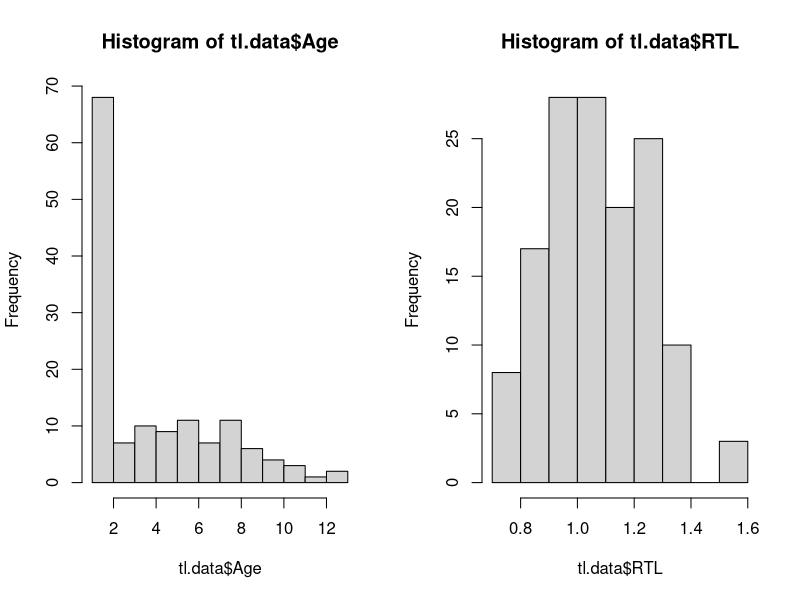
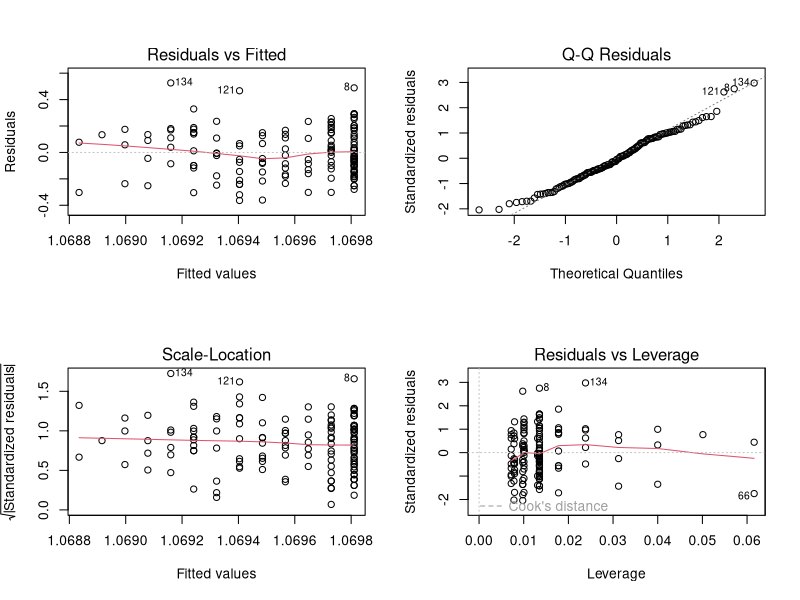
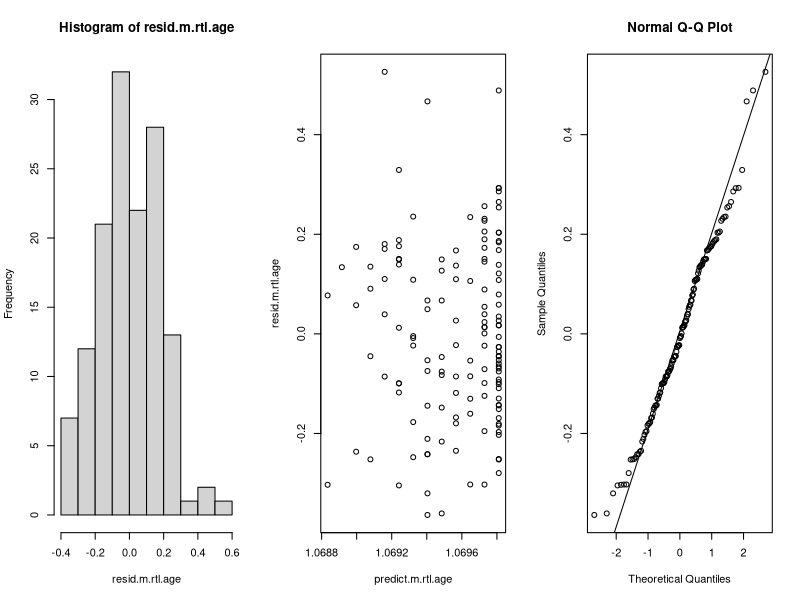
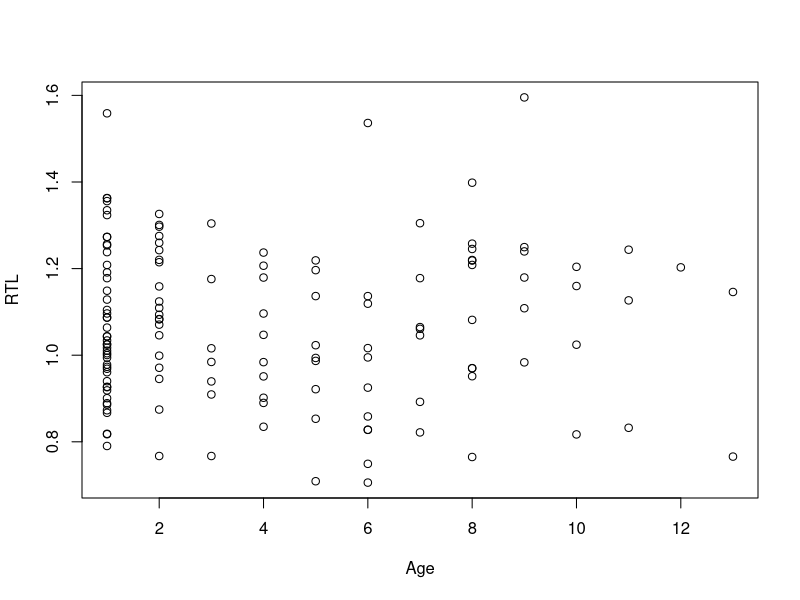
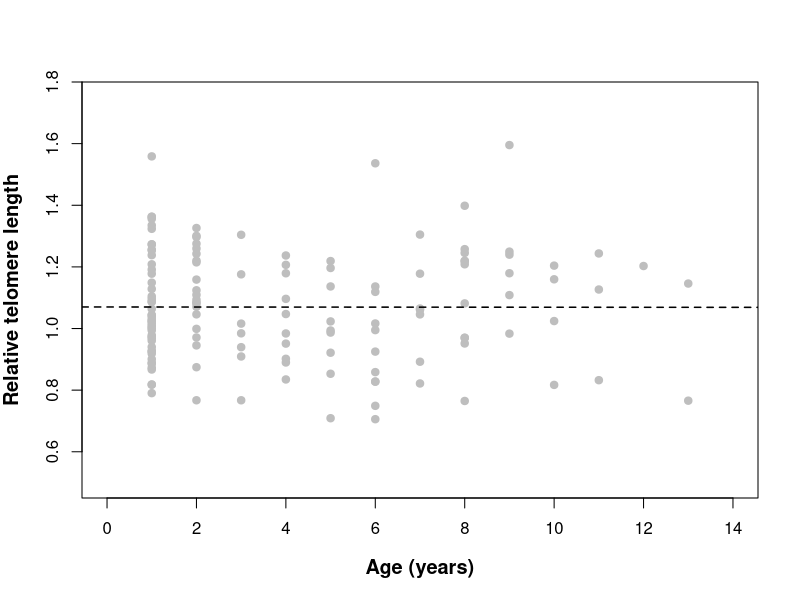
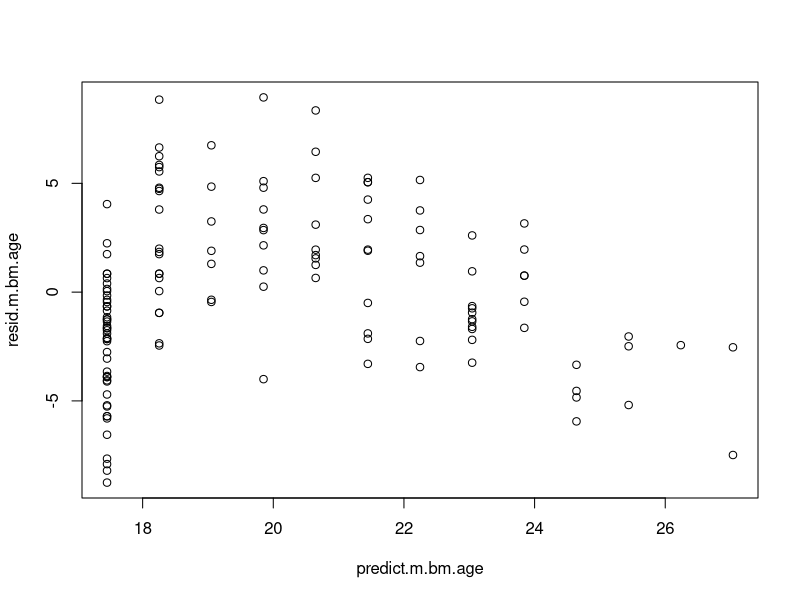
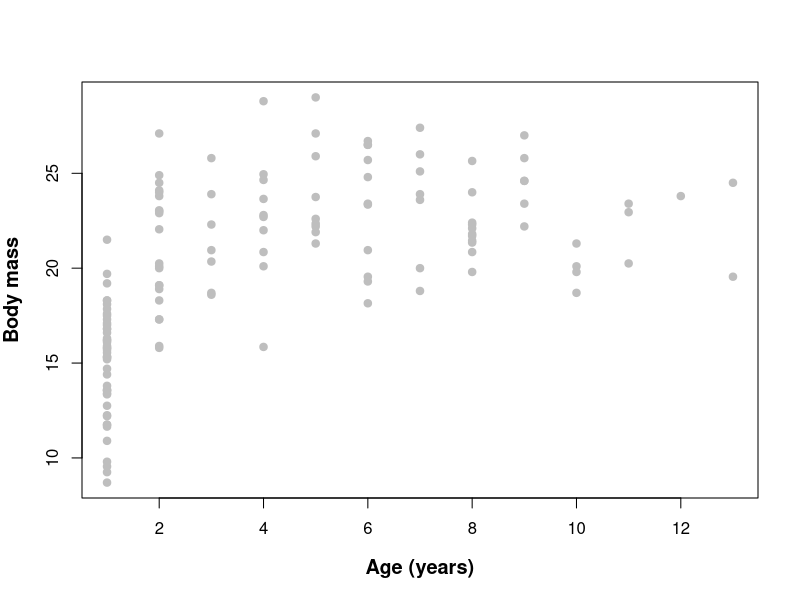
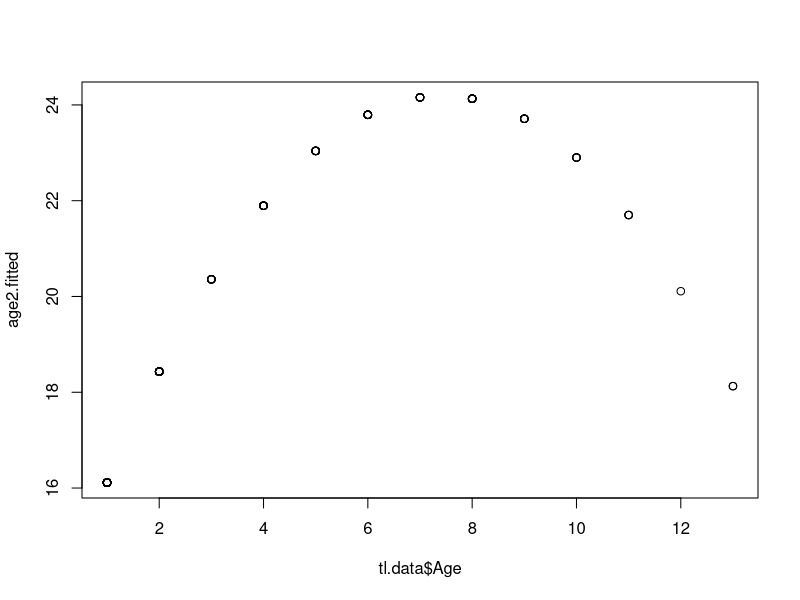

These figures' R source, in order:
## ---- chunk 1
getwd()
setwd("/Users/carlaleone/Desktop/Exeter/Practical 3")
tl.data <- read.table("rsbl20170434_si_002.csv", header=TRUE, sep = ",", 
                      stringsAsFactors = FALSE)

head(tl.data)
## ---- chunk 2
table(tl.data$Population)
# males and females per pop
table(tl.data$Sex, tl.data$Population)

#3.1 m and f per age class
table(tl.data$Sex, tl.data$Age, tl.data$Population)


## ---- chunk 3
aggregate(tl.data$BodyMass, by=list(tl.data$Population), mean)
# can use the output for more calcs
mean.bm.age <- aggregate(tl.data$BodyMass, by=list(tl.data$Age), mean)
mean.bm.age
# fix column names
colnames(mean.bm.age) <- c("Age", "MeanBodyMass")
head(mean.bm.age)

# other functions with aggregate()
sd.bm.age <- aggregate(tl.data$BodyMass, by=list(tl.data$Age), sd)
colnames(sd.bm.age) <- c("Age", "SdBodyMass")
head(sd.bm.age)
## ---- chunk 4
mean.bm.age$SdBodyMass <- sd.bm.age$SdBodyMass
head(mean.bm.age)
## ---- chunk 5
summary(tl.data)
#no missing data 
## ---- chunk 6
tl.data$BodyMass2 <- tl.data$BodyMass
tl.data$BodyMass2[sample(nrow(tl.data), 5)] <- NA
summary(tl.data$BodyMass2)

## ---- chunk 7
?sample()
age<- c(1:13)
tl.data$SampleAge<- sample(age, nrow(tl.data), replace = TRUE)
View(tl.data)
sample.age.mean<- aggregate(tl.data$BodyMass, by=list(tl.data$SampleAge), mean)
sample.age.mean
mean.bm.age
## ---- chunk 8
mean(tl.data$BodyMass2[is.na(tl.data$BodyMass2)==FALSE])
# calculating the mean

mean(na.omit(tl.data$BodyMass2))

mean(tl.data$BodyMass2, na.rm = TRUE)


## ---- chunk 9
tl.data$BodyMass2[tl.data$BodyMass2 > 26]
length(tl.data$BodyMass2[tl.data$BodyMass2 > 26])
# need to remove NAs
length(tl.data$BodyMass2[is.na(tl.data$BodyMass2)==FALSE & tl.data$BodyMass2 > 26])
# can also use NA omit again
length(tl.data$BodyMass2[na.omit(tl.data$BodyMass2) > 26])


## ---- chunk 10
par(mfrow=c(1,2))
hist(tl.data$Age)
hist(tl.data$RTL)
## ---- chunk 11
lm(RTL ~ Age, data = tl.data)
summary(lm(RTL ~ Age, data = tl.data))

# next using an anova to see if the slope is significantly different from 0:
anova(lm(RTL ~ Age, data = tl.data))

## ---- chunk 12
m.rtl.age <- lm(RTL ~ Age, data = tl.data)
par(mfrow=c(2,2))
plot(m.rtl.age)
## ---- chunk 13
resid.m.rtl.age <- resid(m.rtl.age)
predict.m.rtl.age <- predict(m.rtl.age)
#use these values to plot a histogram of the residuals, which creates the QQ Plot
par(mfrow=c(1,3))
hist(resid.m.rtl.age)
plot(resid.m.rtl.age ~ predict.m.rtl.age)
qqnorm(resid.m.rtl.age)
qqline(resid.m.rtl.age)
## ---- chunk 14
par(mfrow=c(1,1))
plot(RTL ~ Age, data=tl.data)
plot(RTL ~ Age, data=tl.data, cex.lab=1.2, col="grey", font.lab=2, pch=19, 
     xlim=c(0,14), ylim=c(0.5, 1.75), xlab="Age (years)", ylab="Relative telomere length")
abline(m.rtl.age, lty=2, lwd=1.5)
## ---- chunk 15
m.bm.age <- lm(BodyMass ~ Age, data=tl.data)
summary(m.bm.age)
## ---- chunk 16
resid.m.bm.age <- resid(m.bm.age)
predict.m.bm.age <- predict(m.bm.age)
plot(resid.m.bm.age ~ predict.m.bm.age)
## ---- chunk 17
m.bm.age.2 <- lm(BodyMass ~ Age + I(Age^2), data=tl.data)
summary(m.bm.age.2)
#Note that to fit Age^2, we need to write I(Age^2).
#We should never rely solely on the output our linear model, but always visualise the relationship as well:
plot(BodyMass ~ Age, data=tl.data, cex.lab=1.2, col="grey", font.lab=2, pch=19, 
     xlab="Age (years)", ylab="Body mass")
## ---- chunk 18
age2.fitted <- predict(m.bm.age.2)
plot(age2.fitted ~ tl.data$Age)
# but to add to the initial plot...
plot(BodyMass ~ Age, data=tl.data, cex.lab=1.2, col="grey", font.lab=2, pch=19, 
     xlab="Age (years)", ylab="Body mass")
lines(age2.fitted ~ tl.data$Age)

# need to avoid all points being connected.So need to sort the x variable and the y (fitted) variable by the x variable. use sort() and order() functions.
plot(BodyMass ~ Age, data=tl.data, cex.lab=1.2, col="grey", font.lab=2, pch=19, 
     xlab="Age (years)", ylab="Body mass")
lines(age2.fitted[order(tl.data$Age)] ~ sort(tl.data$Age))
